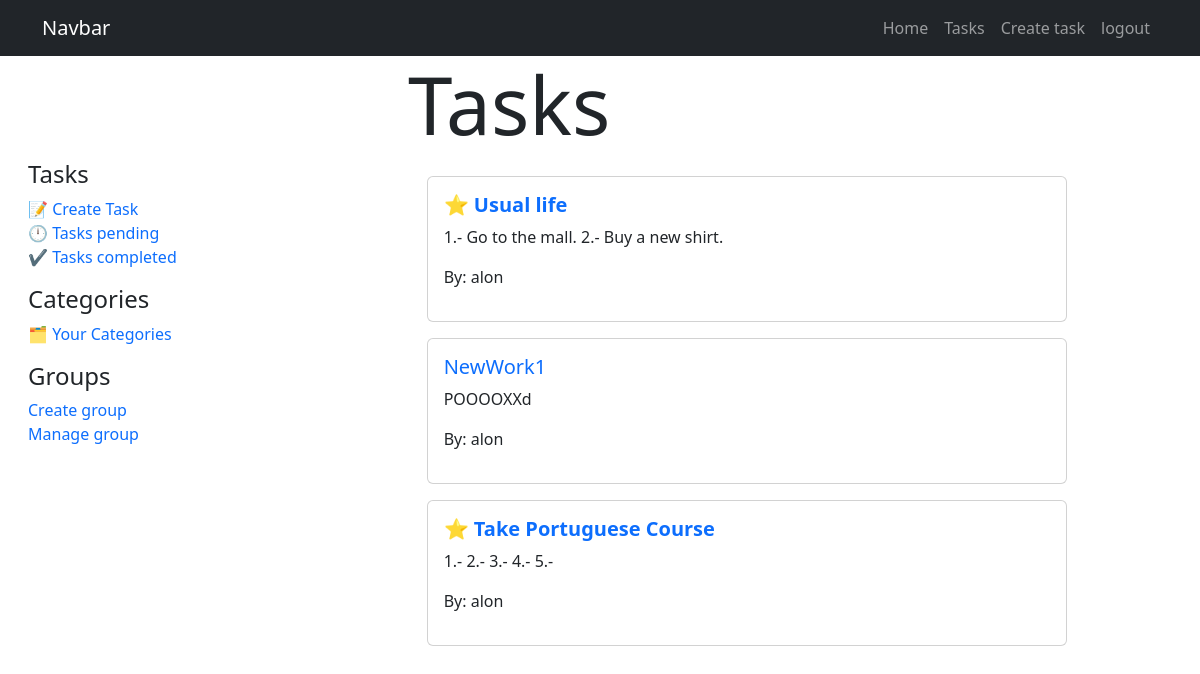
Before: /tasks/ (signed in) with the older database file.
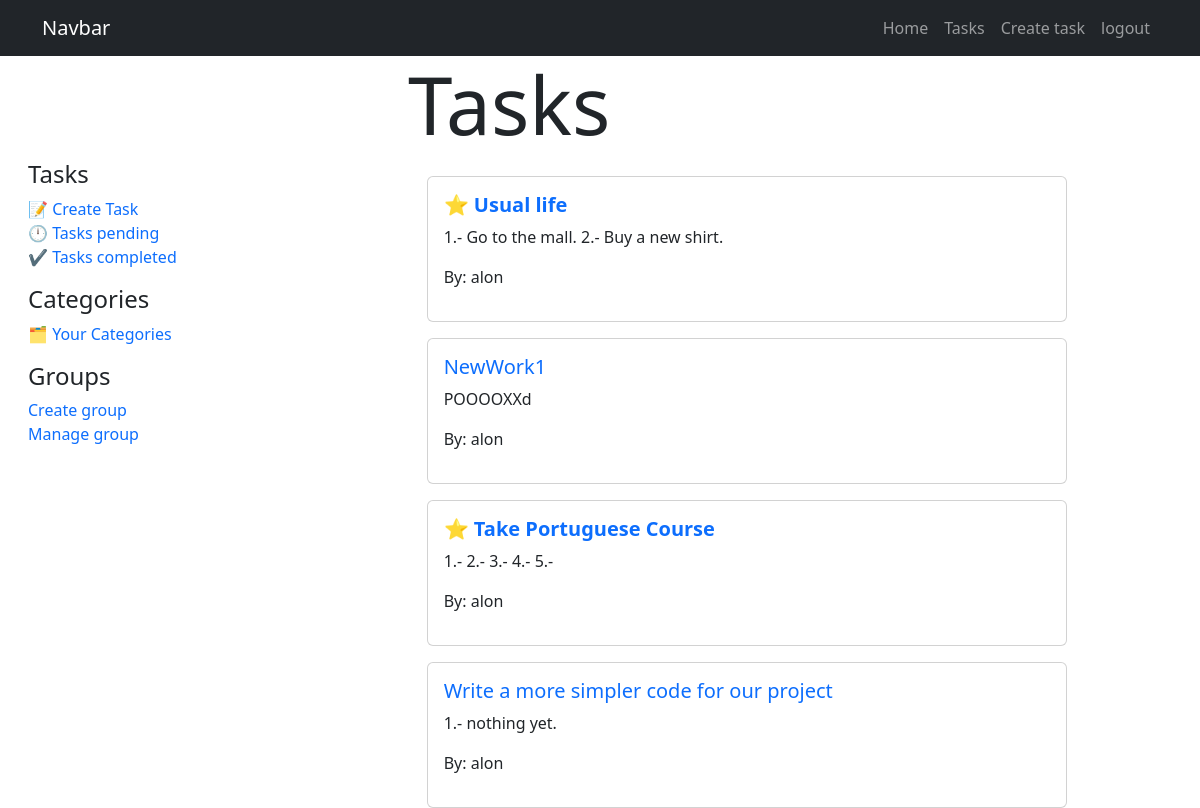
After: the same page with the newer database file.
### tasks/models.py (models this page shows, shortened)
class Task(models.Model):
    title = models.CharField(max_length=100)
    description = models.TextField(blank=True)
    created = models.DateTimeField(auto_now_add=True)
    datecompleted = models.DateTimeField(null=True, blank=True)
    important = models.BooleanField(default= False)
    user = models.ForeignKey(User, on_delete=models.CASCADE)
    filetask = models.FileField(upload_to= user_directory_path, null=True, blank=True)
    def getTitle(self):
        return self.title
    def getDescription(self):
        return self.description
    def getDateCompleted(self):
        return self.datecompleted
    def getUser(self):
        return self.user

### tasks/views.py (the view)
# urls.py: path('tasks/',views.task, name="usertask"),
@login_required
def task(request):
    tasks = Task.objects.filter(user=request.user, datecompleted__isnull=True)
    return render(request, 'usertask.html',
    {'tasks': tasks})

### tasks/templates/usertask.html (shortened to what this page needs)
{% extends 'base.html' %}
{% block content %}
<div class="row justify-content-center">
    <div class="col-4">
        <h1 class="display-1">Tasks</h1>
    </div>
</div>
<div class="row ms-3 justify-content-center">
    {% include  'tasksby.html' %}
    <div class="col-8">
    {% for task in tasks%}
            <div class="row">
                <div class="col-10 mt-3">
                    <div class="card">
                        <div class="card-body">
                            <h5 class="card-title">
                                {% if task.important %}
                                <a class="text-decoration-none" href="{% url 'taskDetail' task.id %}">
                                    <strong> ⭐ {{task.getTitle}}</strong>
                                </a>
                                {%  else %}
                                <a class="text-decoration-none" href="{% url 'taskDetail' task.id %}">{{task.getTitle}}</a>
                                {% endif %}
                            </h5>
                            <p class="card-text">{{task.getDescription}}</p>
                            <p class="card-text">By: {{task.getUser.username}}</p>
                        </div>
                    </div>
                </div>
            </div>
    {% endfor %}
    </div>
</div>
{% endblock %}

Changed rows visible on the page:
added Task: getTitle "Write a more simpler code for our project", getDescription "1.- nothing yet.", getUser.username "alon"
